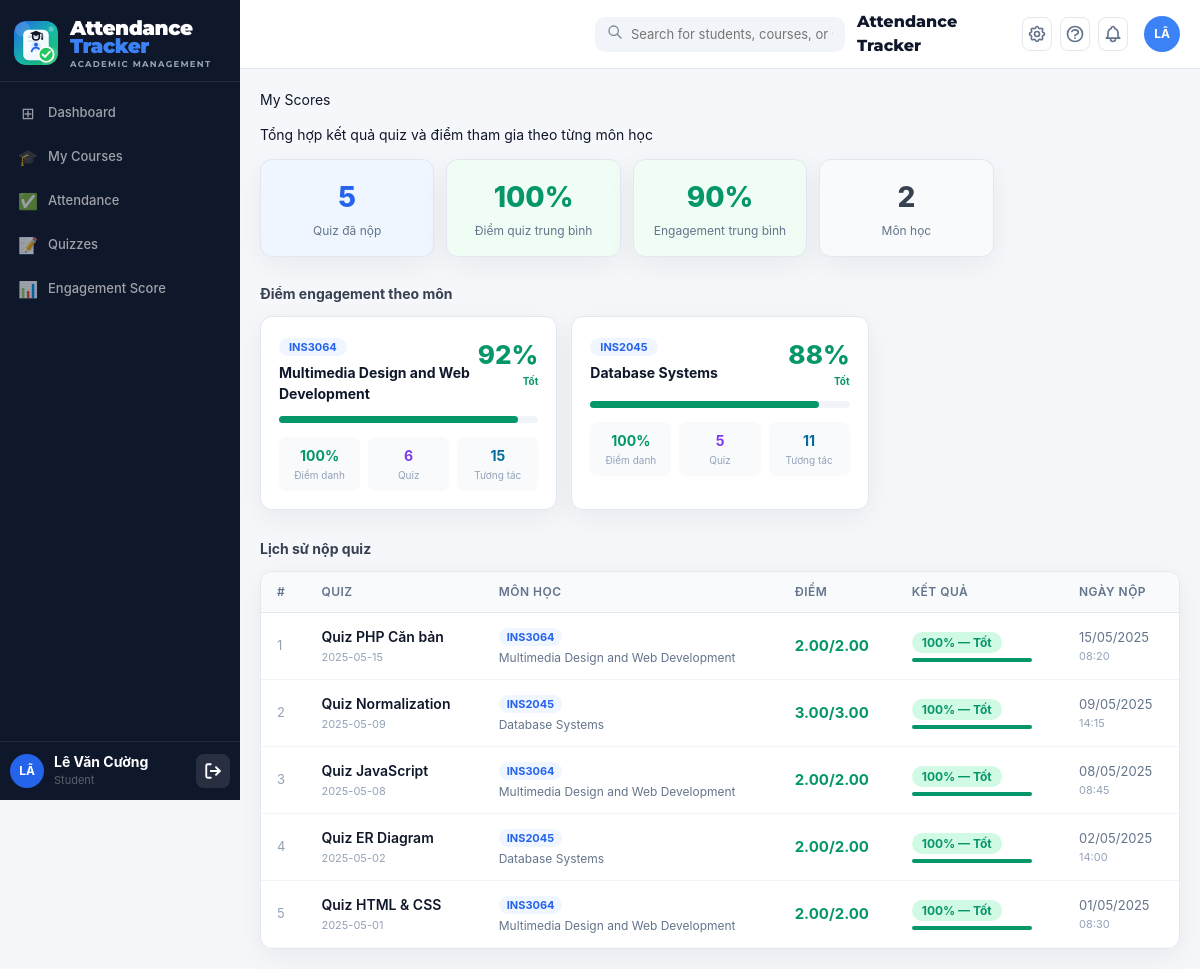
The app's page /public/student/scores.php (signed in) with its own data.
### tables this page shows
CREATE TABLE IF NOT EXISTS `engagement_scores` (
    `id`                       INT UNSIGNED NOT NULL AUTO_INCREMENT,
    `student_id`               INT UNSIGNED NOT NULL,
    `course_id`                INT UNSIGNED NOT NULL,
    `total_sessions`           INT          NOT NULL DEFAULT 0,
    `attended_sessions`        INT          NOT NULL DEFAULT 0,
    `late_sessions`            INT          NOT NULL DEFAULT 0,
    `absent_sessions`          INT          NOT NULL DEFAULT 0,
    `total_quiz_score`         DECIMAL(8,2) NOT NULL DEFAULT 0.00,
    `total_interaction_points` DECIMAL(8,2) NOT NULL DEFAULT 0.00,
    `engagement_index`         DECIMAL(5,2) NOT NULL DEFAULT 0.00 COMMENT 'Tổng hợp 0–100; ngưỡng alert lấy từ courses.low_engagement_threshold',
    `last_activity_at`         DATETIME     DEFAULT NULL,
    `calculated_at`            DATETIME     NOT NULL DEFAULT CURRENT_TIMESTAMP ON UPDATE CURRENT_TIMESTAMP,
    PRIMARY KEY (`id`),
    UNIQUE KEY `uq_student_course` (`student_id`, `course_id`),
    INDEX `idx_es_course`      (`course_id`),
    INDEX `idx_es_engagement`  (`engagement_index`),
    CONSTRAINT `fk_es_student` FOREIGN KEY (`student_id`) REFERENCES `users`(`id`)   ON DELETE CASCADE,
    CONSTRAINT `fk_es_course`  FOREIGN KEY (`course_id`)  REFERENCES `courses`(`id`) ON DELETE CASCADE
);

CREATE TABLE IF NOT EXISTS `courses` (
    `id`                       INT UNSIGNED  NOT NULL AUTO_INCREMENT,
    `course_code`              VARCHAR(20)   NOT NULL,
    `course_name`              VARCHAR(150)  NOT NULL,
    `credits`                  TINYINT       NOT NULL DEFAULT 3,
    `semester`                 VARCHAR(20)   NOT NULL   COMMENT 'VD: 2025-2',
    `room`                     VARCHAR(50)   DEFAULT NULL,
    `schedule_info`            VARCHAR(200)  DEFAULT NULL COMMENT 'VD: Thứ 5, 07:30-09:30',
    `absence_threshold`        INT           NOT NULL DEFAULT 3
                               COMMENT 'Số buổi vắng tối đa – vượt ngưỡng thì tạo alert low_attendance',
    `low_engagement_threshold` DECIMAL(5,2)  NOT NULL DEFAULT 40.00
                               COMMENT 'Ngưỡng engagement_index (0-100) – thấp hơn thì tạo alert low_engagement',
    `attend_score`             DECIMAL(4,2)  NOT NULL DEFAULT 2.00
                               COMMENT 'Điểm mặc định/fallback mỗi lần điểm danh đúng giờ',
    `quiz_correct_score`       DECIMAL(4,2)  NOT NULL DEFAULT 2.00
                               COMMENT 'Điểm mặc định/fallback mỗi câu quiz đúng',
    `discussion_score`         DECIMAL(4,2)  NOT NULL DEFAULT 1.00
                               COMMENT 'Điểm mặc định/fallback mỗi lần tham gia thảo luận',
    `is_active`                TINYINT(1)    NOT NULL DEFAULT 1,
    `created_at`               DATETIME      NOT NULL DEFAULT CURRENT_TIMESTAMP,
    `updated_at`               DATETIME      NOT NULL DEFAULT CURRENT_TIMESTAMP ON UPDATE CURRENT_TIMESTAMP,
    PRIMARY KEY (`id`),
    UNIQUE KEY `uq_course_semester` (`course_code`, `semester`),
    INDEX `idx_semester`  (`semester`),
    INDEX `idx_is_active` (`is_active`)
);

CREATE TABLE IF NOT EXISTS `quiz_submissions` (
    `id`           INT UNSIGNED NOT NULL AUTO_INCREMENT,
    `quiz_id`      INT UNSIGNED NOT NULL,
    `student_id`   INT UNSIGNED NOT NULL,
    `total_score`  DECIMAL(6,2) NOT NULL DEFAULT 0.00,
    `max_score`    DECIMAL(6,2) NOT NULL DEFAULT 0.00,
    `answers`      TEXT         DEFAULT NULL COMMENT 'JSON string: {"question_id":"chosen_option"}',
    `submitted_at` DATETIME     NOT NULL DEFAULT CURRENT_TIMESTAMP,
    PRIMARY KEY (`id`),
    UNIQUE KEY `uq_quiz_student` (`quiz_id`, `student_id`),
    INDEX `idx_sub_student` (`student_id`),
    CONSTRAINT `fk_sub_quiz`    FOREIGN KEY (`quiz_id`)    REFERENCES `quiz_sessions`(`id`) ON DELETE CASCADE,
    CONSTRAINT `fk_sub_student` FOREIGN KEY (`student_id`) REFERENCES `users`(`id`)         ON DELETE CASCADE
);

CREATE TABLE IF NOT EXISTS `quiz_sessions` (
    `id`                 INT UNSIGNED NOT NULL AUTO_INCREMENT,
    `session_id`         INT UNSIGNED NOT NULL,
    `title`              VARCHAR(200) NOT NULL,
    `description`        TEXT         DEFAULT NULL,
    `time_limit_minutes` INT          DEFAULT NULL COMMENT 'NULL = không giới hạn',
    `status`             ENUM('draft','open','closed') NOT NULL DEFAULT 'draft',
    `allow_retake`       TINYINT(1)   NOT NULL DEFAULT 0,
    `created_at`         DATETIME     NOT NULL DEFAULT CURRENT_TIMESTAMP,
    `updated_at`         DATETIME     NOT NULL DEFAULT CURRENT_TIMESTAMP ON UPDATE CURRENT_TIMESTAMP,
    PRIMARY KEY (`id`),
    INDEX `idx_qs_session` (`session_id`),
    INDEX `idx_qs_status`  (`status`),
    CONSTRAINT `fk_qs_session` FOREIGN KEY (`session_id`) REFERENCES `class_sessions`(`id`) ON DELETE CASCADE
);

CREATE TABLE IF NOT EXISTS `class_sessions` (
    `id`           INT UNSIGNED NOT NULL AUTO_INCREMENT,
    `course_id`    INT UNSIGNED NOT NULL,
    `teacher_id`   INT UNSIGNED NOT NULL,
    `session_date` DATE         NOT NULL,
    `start_time`   TIME         NOT NULL,
    `end_time`     TIME         NOT NULL,
    `title`        VARCHAR(200) DEFAULT NULL,
    `description`  TEXT         DEFAULT NULL,
    `location`     VARCHAR(100) DEFAULT NULL,
    `status`       ENUM('upcoming','active','ended') NOT NULL DEFAULT 'upcoming',
    `notes`        TEXT         DEFAULT NULL,
    `created_at`   DATETIME     NOT NULL DEFAULT CURRENT_TIMESTAMP,
    `updated_at`   DATETIME     NOT NULL DEFAULT CURRENT_TIMESTAMP ON UPDATE CURRENT_TIMESTAMP,
    PRIMARY KEY (`id`),
    INDEX `idx_cs_course`  (`course_id`),
    INDEX `idx_cs_date`    (`session_date`),
    INDEX `idx_cs_status`  (`status`),
    CONSTRAINT `fk_cs_course`   FOREIGN KEY (`course_id`)  REFERENCES `courses`(`id`) ON DELETE CASCADE,
    CONSTRAINT `fk_cs_teacher`  FOREIGN KEY (`teacher_id`) REFERENCES `users`(`id`)
);

### views/student/scores.php (the view, shortened to what the rows shown need)
<?php
require_once APP_ROOT . '/views/layouts/header.php';
?>
<?php if (!empty($engagements)):
?>
<div style="display:grid;grid-template-columns:repeat(auto-fill,minmax(280px,1fr));gap:14px;margin-bottom:28px">
    <?php foreach ($engagements as $e):
        $idx   = (float)$e['engagement_index'];
        $color = $idx >= 70 ? '#059669' : ($idx >= 40 ? '#D97706' : '#DC2626');
        $attPct = $e['total_sessions'] > 0
            ? round($e['attended_sessions'] / $e['total_sessions'] * 100) : 0;
    ?>
    <div class="card" style="padding:18px">
        <div style="display:flex;justify-content:space-between;align-items:flex-start;margin-bottom:12px">
            <div>
                <span style="background:#EFF6FF;color:#2563EB;padding:2px 10px;
                             border-radius:99px;font-size:11px;font-weight:700">
                    <?= htmlspecialchars($e['course_code']) ?>
                </span>
                <div style="font-weight:700;font-size:14px;color:#0F172A;margin-top:6px">
                    <?= htmlspecialchars($e['course_name']) ?>
                </div>
            </div>
            <div style="text-align:right">
                <div style="font-size:26px;font-weight:800;color:<?= $color ?>"><?= $idx ?>%</div>
                <div style="font-size:10px;color:<?= $color ?>;font-weight:700">
                    <?= $idx>=70?'Tốt':($idx>=40?'Trung bình':'Cần cải thiện') ?>
                </div>
            </div>
        </div>
        <div style="background:#F1F5F9;border-radius:99px;height:7px;margin-bottom:14px">
            <div style="background:<?= $color ?>;height:7px;border-radius:99px;width:<?= $idx ?>%"></div>
        </div>
        <div style="display:grid;grid-template-columns:1fr 1fr 1fr;gap:8px">
            <div style="text-align:center;padding:8px 4px;background:#F8FAFC;border-radius:8px">
                <div style="font-size:14px;font-weight:700;color:<?= $attPct>=80?'#059669':($attPct>=60?'#D97706':'#DC2626') ?>">
                    <?= $attPct ?>%
                </div>
                <div style="font-size:10px;color:#94A3B8;margin-top:2px">Điểm danh</div>
            </div>
            <div style="text-align:center;padding:8px 4px;background:#F8FAFC;border-radius:8px">
                <div style="font-size:14px;font-weight:700;color:#7C3AED">
                    <?= round($e['total_quiz_score'], 1) ?>
                </div>
                <div style="font-size:10px;color:#94A3B8;margin-top:2px">Quiz</div>
            </div>
            <div style="text-align:center;padding:8px 4px;background:#F8FAFC;border-radius:8px">
                <div style="font-size:14px;font-weight:700;color:#0369A1">
                    <?= round($e['total_interaction_points'], 1) ?>
                </div>
                <div style="font-size:10px;color:#94A3B8;margin-top:2px">Tương tác</div>
            </div>
        </div>
    </div>
    <?php endforeach; ?>
</div>
<?php endif; ?>
<?php if (empty($quizHistory)): ?>
<div class="card" style="padding:40px;text-align:center;color:#94A3B8">
    <div style="font-size:36px;margin-bottom:10px">📋</div>
    <div>Bạn chưa nộp bài quiz nào.</div>
</div>
<?php else: ?>
<div class="card" style="overflow:hidden">
    <div style="overflow-x:auto">
        <table style="width:100%;border-collapse:collapse;font-size:14px">
            <thead>
                <tr style="background:#F8FAFC">
                    <th style="padding:11px 16px;text-align:left;font-size:12px;font-weight:600;color:#64748B">#</th>
                    <th style="padding:11px 16px;text-align:left;font-size:12px;font-weight:600;color:#64748B">Quiz</th>
                    <th style="padding:11px 16px;text-align:left;font-size:12px;font-weight:600;color:#64748B">Môn học</th>
                    <th style="padding:11px 16px;text-align:left;font-size:12px;font-weight:600;color:#64748B">Điểm</th>
                    <th style="padding:11px 16px;text-align:left;font-size:12px;font-weight:600;color:#64748B">Kết quả</th>
                    <th style="padding:11px 16px;text-align:left;font-size:12px;font-weight:600;color:#64748B">Ngày nộp</th>
                </tr>
            </thead>
            <tbody>
                <?php foreach ($quizHistory as $i => $q):
                    $pct   = $q['max_score'] > 0 ? round($q['total_score'] / $q['max_score'] * 100) : 0;
                    $color = $pct >= 70 ? '#059669' : ($pct >= 50 ? '#D97706' : '#DC2626');
                    $bg    = $pct >= 70 ? '#D1FAE5' : ($pct >= 50 ? '#FEF3C7' : '#FEE2E2');
                    $grade = $pct >= 70 ? 'Tốt' : ($pct >= 50 ? 'Đạt' : 'Chưa đạt');
                ?>
                <tr style="border-bottom:1px solid #F8FAFC"
                    onmouseover="this.style.background='#F8FAFC'"
                    onmouseout="this.style.background=''">
                    <td style="padding:12px 16px;color:#94A3B8;font-size:13px"><?= $i + 1 ?></td>
                    <td style="padding:12px 16px;font-weight:600;color:#0F172A">
                        <?= htmlspecialchars($q['quiz_title']) ?>
                        <div style="font-size:11px;color:#94A3B8;font-weight:400;margin-top:2px">
                            <?= htmlspecialchars($q['session_date']) ?>
                        </div>
                    </td>
                    <td style="padding:12px 16px">
                        <span style="background:#EFF6FF;color:#2563EB;padding:2px 8px;
                                     border-radius:99px;font-size:11px;font-weight:700">
                            <?= htmlspecialchars($q['course_code']) ?>
                        </span>
                        <div style="font-size:12px;color:#64748B;margin-top:3px">
                            <?= htmlspecialchars($q['course_name']) ?>
                        </div>
                    </td>
                    <td style="padding:12px 16px;font-weight:700;font-size:15px;color:<?= $color ?>">
                        <?= $q['total_score'] ?>/<?= $q['max_score'] ?>
                    </td>
                    <td style="padding:12px 16px">
                        <span style="background:<?= $bg ?>;color:<?= $color ?>;padding:3px 10px;
                                     border-radius:99px;font-size:12px;font-weight:700">
                            <?= $pct ?>% — <?= $grade ?>
                        </span>
                        <div style="background:#F1F5F9;border-radius:99px;height:4px;margin-top:6px;width:120px">
                            <div style="background:<?= $color ?>;height:4px;border-radius:99px;width:<?= $pct ?>%"></div>
                        </div>
                    </td>
                    <td style="padding:12px 16px;color:#64748B;font-size:13px;white-space:nowrap">
                        <?= date('d/m/Y', strtotime($q['submitted_at'])) ?>
                        <div style="font-size:11px;color:#94A3B8">
                            <?= date('H:i', strtotime($q['submitted_at'])) ?>
                        </div>
                    </td>
                </tr>
                <?php endforeach; ?>
            </tbody>
        </table>
    </div>
</div>
<?php endif; ?>
<?php require_once APP_ROOT . '/views/layouts/footer.php'; ?>

### records on screen
engagement_scores: course.course_code "INS3064", course.course_name "Multimedia Design and Web Development", engagement_index "92", shows "Tốt", attPct "100", total_quiz_score "6", total_interaction_points "15"
engagement_scores: course.course_code "INS2045", course.course_name "Database Systems", engagement_index "88", shows "Tốt", attPct "100", total_quiz_score "5", total_interaction_points "11"
quiz_submissions: quiz.title "Quiz PHP Căn bản", class_sessions.session_date "2025-05-15", courses.course_code "INS3064", courses.course_name "Multimedia Design and Web Development", total_score "2.00", max_score "2.00", pct "100", grade "Tốt", submitted_at "15/05/2025", submitted_at "08:20"
quiz_submissions: quiz.title "Quiz Normalization", class_sessions.session_date "2025-05-09", courses.course_code "INS2045", courses.course_name "Database Systems", total_score "3.00", max_score "3.00", pct "100", grade "Tốt", submitted_at "09/05/2025", submitted_at "14:15"
quiz_submissions: quiz.title "Quiz JavaScript", class_sessions.session_date "2025-05-08", courses.course_code "INS3064", courses.course_name "Multimedia Design and Web Development", total_score "2.00", max_score "2.00", pct "100", grade "Tốt", submitted_at "08/05/2025", submitted_at "08:45"
quiz_submissions: quiz.title "Quiz ER Diagram", class_sessions.session_date "2025-05-02", courses.course_code "INS2045", courses.course_name "Database Systems", total_score "2.00", max_score "2.00", pct "100", grade "Tốt", submitted_at "02/05/2025", submitted_at "14:00"
quiz_submissions: quiz.title "Quiz HTML & CSS", class_sessions.session_date "2025-05-01", courses.course_code "INS3064", courses.course_name "Multimedia Design and Web Development", total_score "2.00", max_score "2.00", pct "100", grade "Tốt", submitted_at "01/05/2025", submitted_at "08:30"

### other values on screen
$item['icon'] "⊞"
$item['label'] "Dashboard"
$item['icon'] "🎓"
$item['label'] "My Courses"
$item['icon'] "✅"
$item['label'] "Attendance"
$item['icon'] "📝"
$item['label'] "Quizzes"
$item['icon'] "📊"
$item['label'] "Engagement Score"
$user_initials "LÃ"
$user_name "Lê Văn Cường"
$role "Student"
count($quizHistory) "5"
$overallQuizPct "100"
